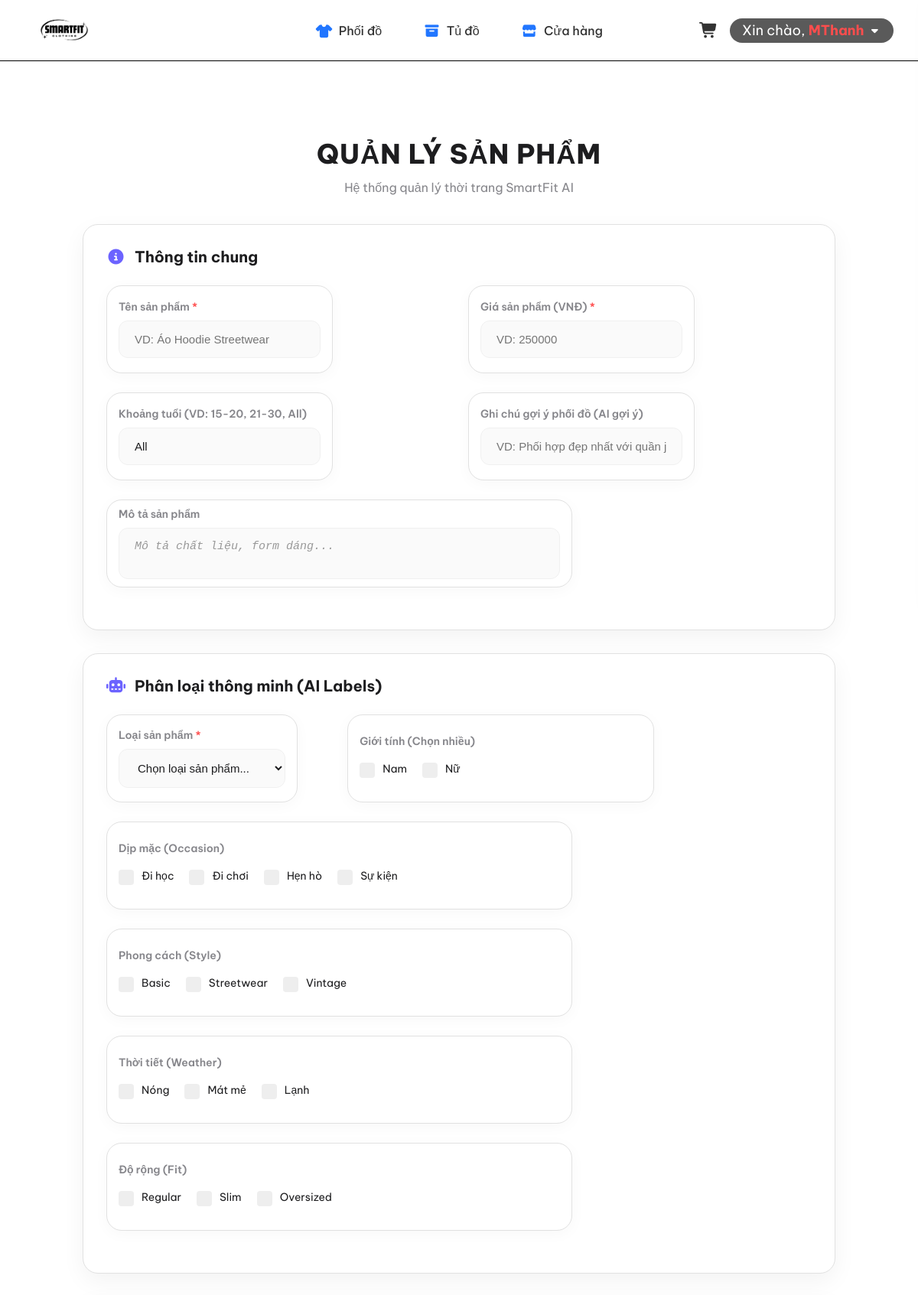
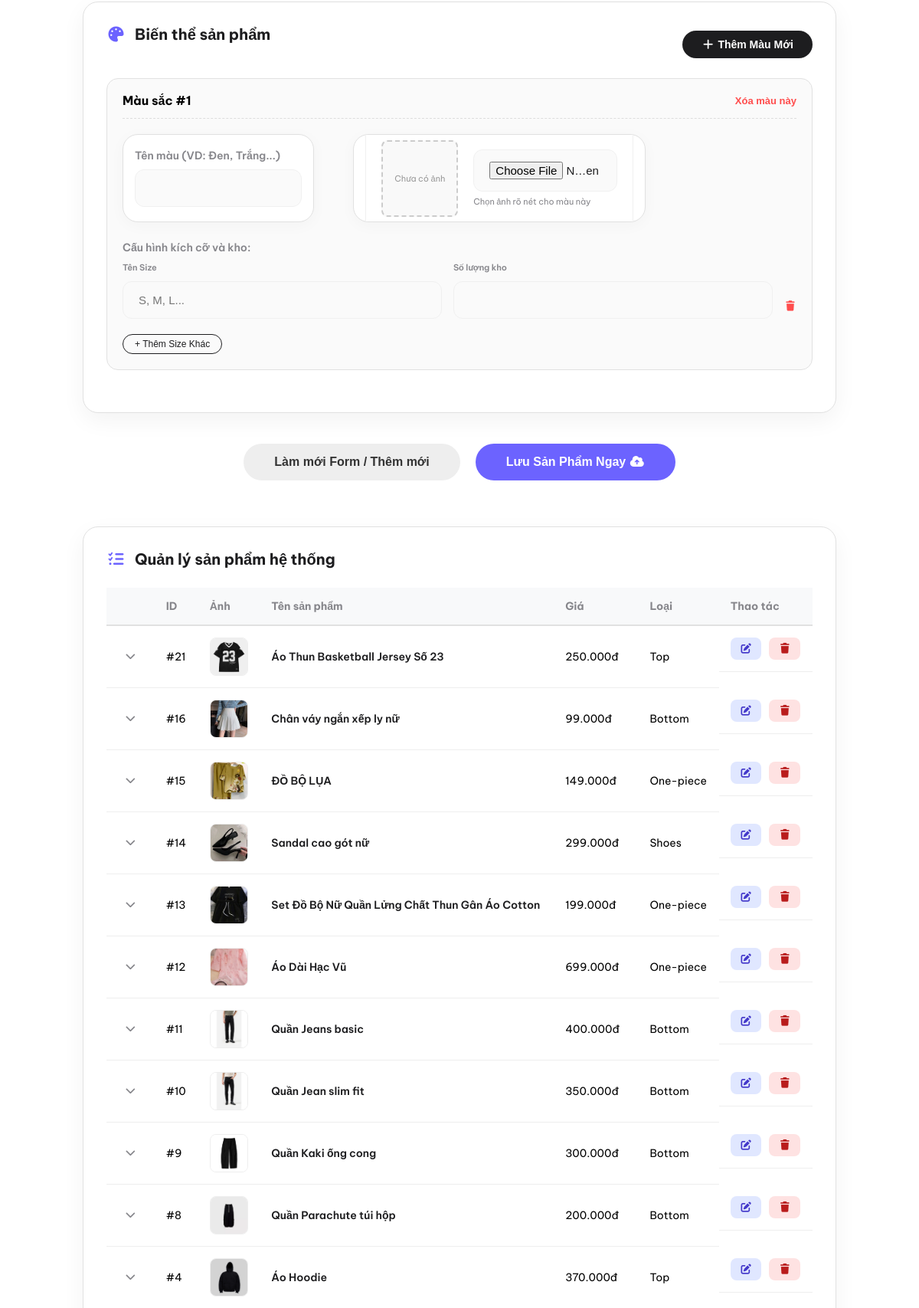
The app's page /pages/manage_products.php (signed in, upper part) with its own data (2 pictures, top to bottom).
### tables this page shows
CREATE TABLE `outfits` (
  `id` int(11) NOT NULL,
  `name` varchar(255) NOT NULL,
  `type` varchar(50) NOT NULL,
  `price` int(11) NOT NULL,
  `image` text DEFAULT NULL,
  `gender` longtext DEFAULT NULL CHECK (json_valid(`gender`)),
  `occasion` longtext DEFAULT NULL CHECK (json_valid(`occasion`)),
  `style` longtext DEFAULT NULL CHECK (json_valid(`style`)),
  `fit` longtext DEFAULT NULL CHECK (json_valid(`fit`)),
  `weather` longtext DEFAULT NULL CHECK (json_valid(`weather`)),
  `created_at` timestamp NOT NULL DEFAULT current_timestamp(),
  `age` varchar(50) DEFAULT NULL COMMENT 'Khoảng độ tuổi (VD: 15-20, 21-30, All)',
  `seller_note` text DEFAULT NULL COMMENT 'Ghi chú tự do, gợi ý phối đồ của người bán',
  `description` text DEFAULT NULL COMMENT 'Mô tả chi tiết sản phẩm',
  `owner_id` bigint(20) UNSIGNED DEFAULT NULL,
  `is_commercial` tinyint(1) DEFAULT 1,
  `total_sold` int(11) NOT NULL DEFAULT 0 COMMENT 'Tổng số lượng đã bán',
  `avg_rating` decimal(3,2) NOT NULL DEFAULT 0.00 COMMENT 'Điểm đánh giá trung bình (1.00 - 5.00)',
  `review_count` int(11) NOT NULL DEFAULT 0 COMMENT 'Tổng số lượt đánh giá'
);

### includes/functions.php (called while the page is built, shortened)
<?php
$script_name = $_SERVER['SCRIPT_NAME'];
$baseUrl = (strpos($script_name, '/SmartFit/') !== false) ? '/SmartFit/' : '/';
function getImageUrl($path) {
    global $baseUrl;
    $cleanPath = ltrim($path, '/');
    return $baseUrl . $cleanPath;
}
?>

### pages/manage_products.php (the view, shortened to what this page needs)
<?php
$base_dir = '../';
require_once $base_dir . 'includes/functions.php';
include $base_dir . 'includes/header.php';
?>
<div class="grid wide">
    <div class="add-product">
        <div class="add-product__header">
            <h1 class="add-product__title">Quản Lý Sản Phẩm</h1>
            <p class="add-product__subtitle">Hệ thống quản lý thời trang SmartFit AI</p>
        </div>
        <form id="addProductForm" action="manage_products.php" method="POST" enctype="multipart/form-data"
            class="add-product__form">
            <div class="add-product__section">
                <h2 class="add-product__section-title"><i class="fa-solid fa-circle-info"></i> Thông tin chung</h2>
                <div class="row">
                    <div class="col l-6 m-12 c-12">
                        <div class="config-form__group">
                            <label class="add-product__label">Tên sản phẩm <span class="required">*</span></label>
                            <input type="text" name="name" class="config-form__input--text"
                                placeholder="VD: Áo Hoodie Streetwear" required>
                        </div>
                    </div>
                    <div class="col l-6 m-12 c-12">
                        <div class="config-form__group">
                            <label class="add-product__label">Giá sản phẩm (VNĐ) <span class="required">*</span></label>
                            <input type="number" name="price" class="config-form__input--text" placeholder="VD: 250000"
                                required>
                        </div>
                    </div>
                    <div class="col l-6 m-12 c-12">
                        <div class="config-form__group">
                            <label class="add-product__label">Khoảng tuổi (VD: 15-20, 21-30, All)</label>
                            <input type="text" name="age" class="config-form__input--text"
                                placeholder="Nhập số tuổi hoặc 'All'" value="All">
                        </div>
                    </div>
                    <div class="col l-6 m-12 c-12">
                        <div class="config-form__group">
                            <label class="add-product__label">Ghi chú gợi ý phối đồ (AI gợi ý)</label>
                            <input type="text" name="seller_note" class="config-form__input--text"
                                placeholder="VD: Phối hợp đẹp nhất với quần jeans ống rộng">
                        </div>
                    </div>
                    <div class="col l-12 m-12 c-12">
                        <div class="config-form__group">
                            <label class="add-product__label">Mô tả sản phẩm</label>
                            <textarea name="description" class="config-form__textarea" style="height: 100px;"
                                placeholder="Mô tả chất liệu, form dáng..."></textarea>
                        </div>
                    </div>
                </div>
            </div>
            <div class="add-product__section">
                <h2 class="add-product__section-title"><i class="fa-solid fa-robot"></i> Phân loại thông minh (AI
                    Labels)</h2>
                <div class="row">
                    <div class="col l-4 m-6 c-12">
                        <div class="config-form__group">
                            <label class="add-product__label">Loại sản phẩm <span class="required">*</span></label>
                            <select name="type" id="productType" class="config-form__select"
                                onchange="handleTypeChange()" required>
                                <option value="" disabled selected>Chọn loại sản phẩm...</option>
                            </select>
                        </div>
                    </div>
                    <div class="col l-8 m-6 c-12">
                        <div class="config-form__group">
                            <label class="add-product__label">Giới tính (Chọn nhiều)</label>
                            <div class="add-product__checkbox-group">
                                <label class="checkbox-container">Nam <input type="checkbox" name="gender[]"
                                        value="male"><span class="checkmark"></span></label>
                                <label class="checkbox-container">Nữ <input type="checkbox" name="gender[]"
                                        value="female"><span class="checkmark"></span></label>
                            </div>
                        </div>
                    </div>
                    <div class="col l-12 m-12 c-12">
                        <div class="config-form__group">
                            <label class="add-product__label">Dịp mặc (Occasion)</label>
                            <div class="add-product__checkbox-group">
                                <label class="checkbox-container">Đi học <input type="checkbox" name="occasion[]"
                                        value="study"><span class="checkmark"></span></label>
                                <label class="checkbox-container">Đi chơi <input type="checkbox" name="occasion[]"
                                        value="goout"><span class="checkmark"></span></label>
                                <label class="checkbox-container">Hẹn hò <input type="checkbox" name="occasion[]"
                                        value="date"><span class="checkmark"></span></label>
                                <label class="checkbox-container">Sự kiện <input type="checkbox" name="occasion[]"
                                        value="event"><span class="checkmark"></span></label>
                            </div>
                        </div>
                    </div>
                    <div class="col l-12 m-12 c-12">
                        <div class="config-form__group">
                            <label class="add-product__label">Phong cách (Style)</label>
                            <div class="add-product__checkbox-group">
                                <label class="checkbox-container">Basic <input type="checkbox" name="style[]"
                                        value="basic"><span class="checkmark"></span></label>
                                <label class="checkbox-container">Streetwear <input type="checkbox" name="style[]"
                                        value="street"><span class="checkmark"></span></label>
                                <label class="checkbox-container">Vintage <input type="checkbox" name="style[]"
                                        value="vintage"><span class="checkmark"></span></label>
                            </div>
                        </div>
                    </div>
                    <div class="col l-12 m-12 c-12">
                        <div class="config-form__group">
                            <label class="add-product__label">Thời tiết (Weather)</label>
                            <div class="add-product__checkbox-group">
                                <label class="checkbox-container">Nóng <input type="checkbox" name="weather[]"
                                        value="hot"><span class="checkmark"></span></label>
                                <label class="checkbox-container">Mát mẻ <input type="checkbox" name="weather[]"
                                        value="mild"><span class="checkmark"></span></label>
                                <label class="checkbox-container">Lạnh <input type="checkbox" name="weather[]"
                                        value="cold"><span class="checkmark"></span></label>
                            </div>
                        </div>
                    </div>
                    <div id="fitSection" class="col l-12 m-12 c-12">
                        <div class="config-form__group">
                            <label class="add-product__label">Độ rộng (Fit)</label>
                            <div class="add-product__checkbox-group">
                                <label class="checkbox-container">Regular <input type="checkbox" name="fit[]"
                                        value="regular"><span class="checkmark"></span></label>
                                <label class="checkbox-container">Slim <input type="checkbox" name="fit[]"
                                        value="slim"><span class="checkmark"></span></label>
                                <label class="checkbox-container">Oversized <input type="checkbox" name="fit[]"
                                        value="oversized"><span class="checkmark"></span></label>
                            </div>
                        </div>
                    </div>
                </div>
            </div>
            <div class="add-product__section">
                <div class="add-product__section-header">
                    <h2 class="add-product__section-title"><i class="fa-solid fa-palette"></i> Biến thể sản phẩm</h2>
                    <button type="button" class="btn-add-variant" onclick="addColorBlock()"><i
                            class="fa-solid fa-plus"></i> Thêm Màu Mới</button>
                </div>
                <div id="variantContainer" class="variant-container">
                </div>
            </div>
            <div class="add-product__actions">
                <button type="button" class="btn-secondary" onclick="resetFormToNormal()">Làm mới Form / Thêm
                    mới</button>
                <button type="submit" name="submit" class="btn-primary">Lưu Sản Phẩm Ngay <i
                        class="fa-solid fa-cloud-arrow-up"></i></button>
            </div>
        </form>
    </div>
    <div class="add-product" style="padding-top: 0;">
        <div class="add-product__section">
            <h2 class="add-product__section-title"><i class="fa-solid fa-list-check"></i> Quản lý sản phẩm hệ thống</h2>
            <div class="manage-table-wrapper">
                <table class="manage-table">
                    <thead>
                        <tr>
                            <th style="width: 40px;"></th>
                            <th>ID</th>
                            <th>Ảnh</th>
                            <th>Tên sản phẩm</th>
                            <th>Giá</th>
                            <th>Loại</th>
                            <th>Thao tác</th>
                        </tr>
                    </thead>
                    <tbody id="manageProductList">
                        <?php
                        $list_sql = "SELECT o.id, o.name, o.price, o.type,
                                    (SELECT c.image FROM outfit_colors c WHERE c.outfit_id = o.id LIMIT 1) as image
                                    FROM outfits o WHERE o.is_commercial = 1 ";
                        $list_sql .= " ORDER BY o.id DESC";
                        $list_result = mysqli_query($conn, $list_sql);
                        while ($p = mysqli_fetch_assoc($list_result)):
                        ?>
                        <tr id="row_<?= $p['id'] ?>" class="manage-table__row">
                            <td>
                                <button type="button" class="btn-expand-variants" onclick="toggleProductVariants(<?= $p['id'] ?>, this)">
                                    <i class="fa-solid fa-chevron-down"></i>
                                </button>
                            </td>
                            <td>#<?= $p['id'] ?></td>
                            <td><img src="<?= getImageUrl($p['image']) ?>" class="manage-table__img"></td>
                            <td class="manage-table__name"><?= htmlspecialchars($p['name']) ?></td>
                            <td><?= number_format($p['price'], 0, ',', '.') ?>đ</td>
                            <td><?= ucfirst($p['type']) ?></td>
                            <td class="manage-table__actions">
                                <button type="button" class="btn-edit" onclick="editProduct(<?= $p['id'] ?>)">
                                    <i class="fa-solid fa-pen-to-square"></i>
                                </button>
                                <button type="button" class="btn-delete" onclick="deleteProduct(<?= $p['id'] ?>)">
                                    <i class="fa-solid fa-trash"></i>
                                </button>
                            </td>
                        </tr>
                        <?php endwhile; ?>
                    </tbody>
                </table>
            </div>
        </div>
    </div>
</div>
<?php include $base_dir . 'includes/footer.php'; ?>

### records on screen
outfits: id "21", shows a picture, name "Áo Thun Basketball Jersey Số 23", price "250.000", type "Top"
outfits: id "16", shows a picture, name "Chân váy ngắn xếp ly nữ", price "99.000", type "Bottom"
outfits: id "15", shows a picture, name "ĐỒ BỘ LỤA", price "149.000", type "One-piece"
outfits: id "14", shows a picture, name "Sandal cao gót nữ", price "299.000", type "Shoes"
outfits: id "13", shows a picture, name "Set Đồ Bộ Nữ Quần Lửng Chất Thun Gân Áo Cotton", price "199.000", type "One-piece"
outfits: id "12", shows a picture, name "Áo Dài Hạc Vũ", price "699.000", type "One-piece"
outfits: id "11", shows a picture, name "Quần Jeans basic", price "400.000", type "Bottom"
outfits: id "10", shows a picture, name "Quần Jean slim fit", price "350.000", type "Bottom"
outfits: id "9", shows a picture, name "Quần Kaki ống cong", price "300.000", type "Bottom"
outfits: id "8", shows a picture, name "Quần Parachute túi hộp", price "200.000", type "Bottom"
outfits: id "4", shows a picture, name "Áo Hoodie", price "370.000", type "Top"

### other values on screen
$_SESSION['user_name'] "MThanh"
